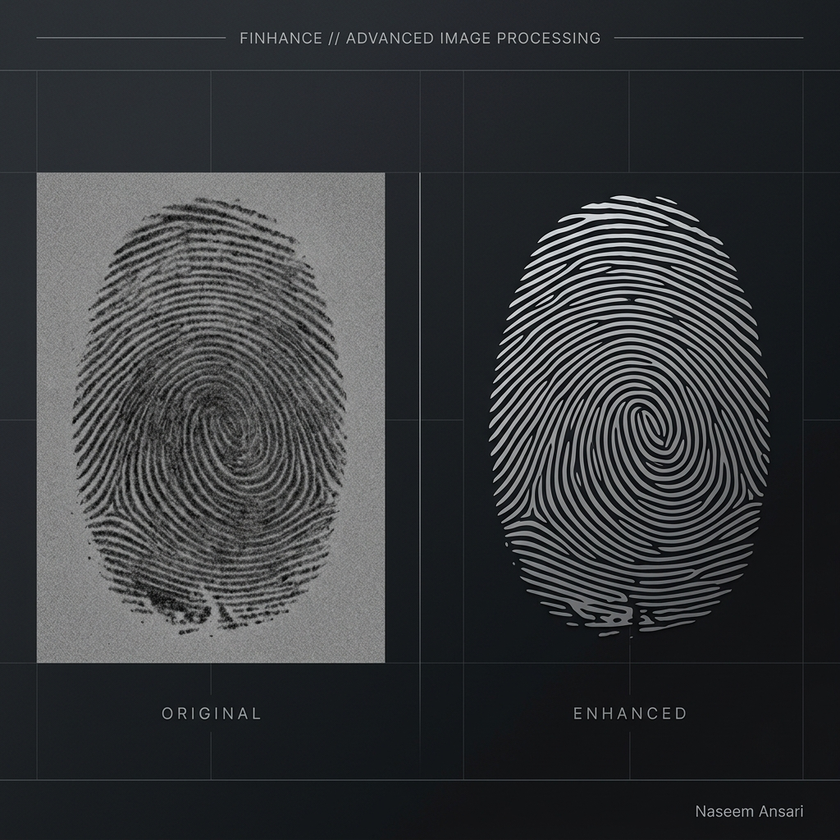
#> input picture public/showcase.png, 840 x 840 px, shrunk from 1024 x 1024 before the run
$ python flip_images.py public
#> lines starting #> are read from the running program, lines starting #| are printed output that depends on the picture
import os
import sys
import argparse
from PIL import Image

def flip_images(input_dir, output_dir):
#> called with input_dir = 'public', output_dir = 'flipped_&_enhanced'
    valid_extensions = ('.jpg', '.jpeg', '.png', '.bmp', '.tif', '.tiff')

    if not os.path.exists(input_dir):
        print(f"Error: Input directory '{input_dir}' does not exist.")
        sys.exit(1)

    print(f"Starting to flip images from '{input_dir}' to '{output_dir}'")

    success_count = 0
    fail_count = 0

    for root, dirs, files in os.walk(input_dir):
        for file in files:
            if file.lower().endswith(valid_extensions):
                input_path = os.path.join(root, file)

                # Maintain subfolder structure
                rel_path = os.path.relpath(input_path, input_dir)
                output_path = os.path.join(output_dir, rel_path)

                os.makedirs(os.path.dirname(output_path), exist_ok=True)

                try:
                    # Open the image, flip horizontally, and save
                    with Image.open(input_path) as img:
#> img is the input picture: PIL image 840x840 RGB; mean R, G, B 54.3, 56.5, 59
                        flipped_img = img.transpose(Image.FLIP_LEFT_RIGHT)
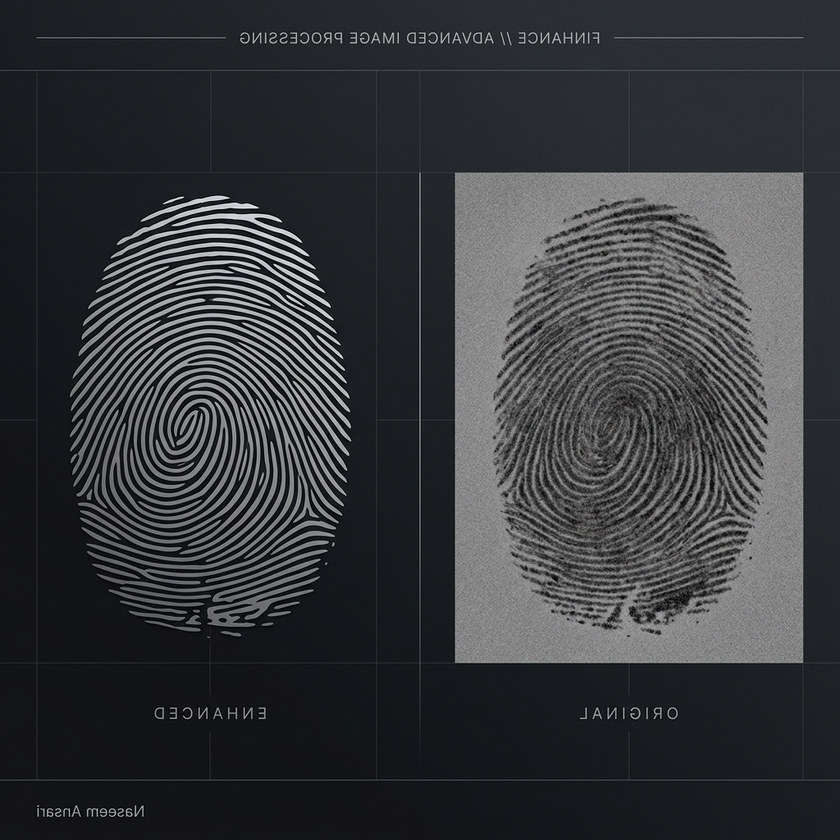
#> flipped_img: PIL image 840x840 RGB; mean R, G, B 54.3, 56.5, 59
                        flipped_img.save(output_path)
                    success_count += 1
                except Exception as e:
                    print(f"  [Error] Could not process image {input_path}: {e}")
                    fail_count += 1

    print(f"Bulk flipping complete! Successfully flipped {success_count} images. Failed: {fail_count}")

if __name__ == "__main__":
    parser = argparse.ArgumentParser(description="Bulk flip images horizontally.")
    parser.add_argument("input_dir", type=str, help="Source directory containing images to flip.")
    parser.add_argument("output_dir", type=str, nargs='?', default="flipped_&_enhanced", help="Destination directory (default: flipped_&_enhanced)")

    args = parser.parse_args()

    flip_images(args.input_dir, args.output_dir)
